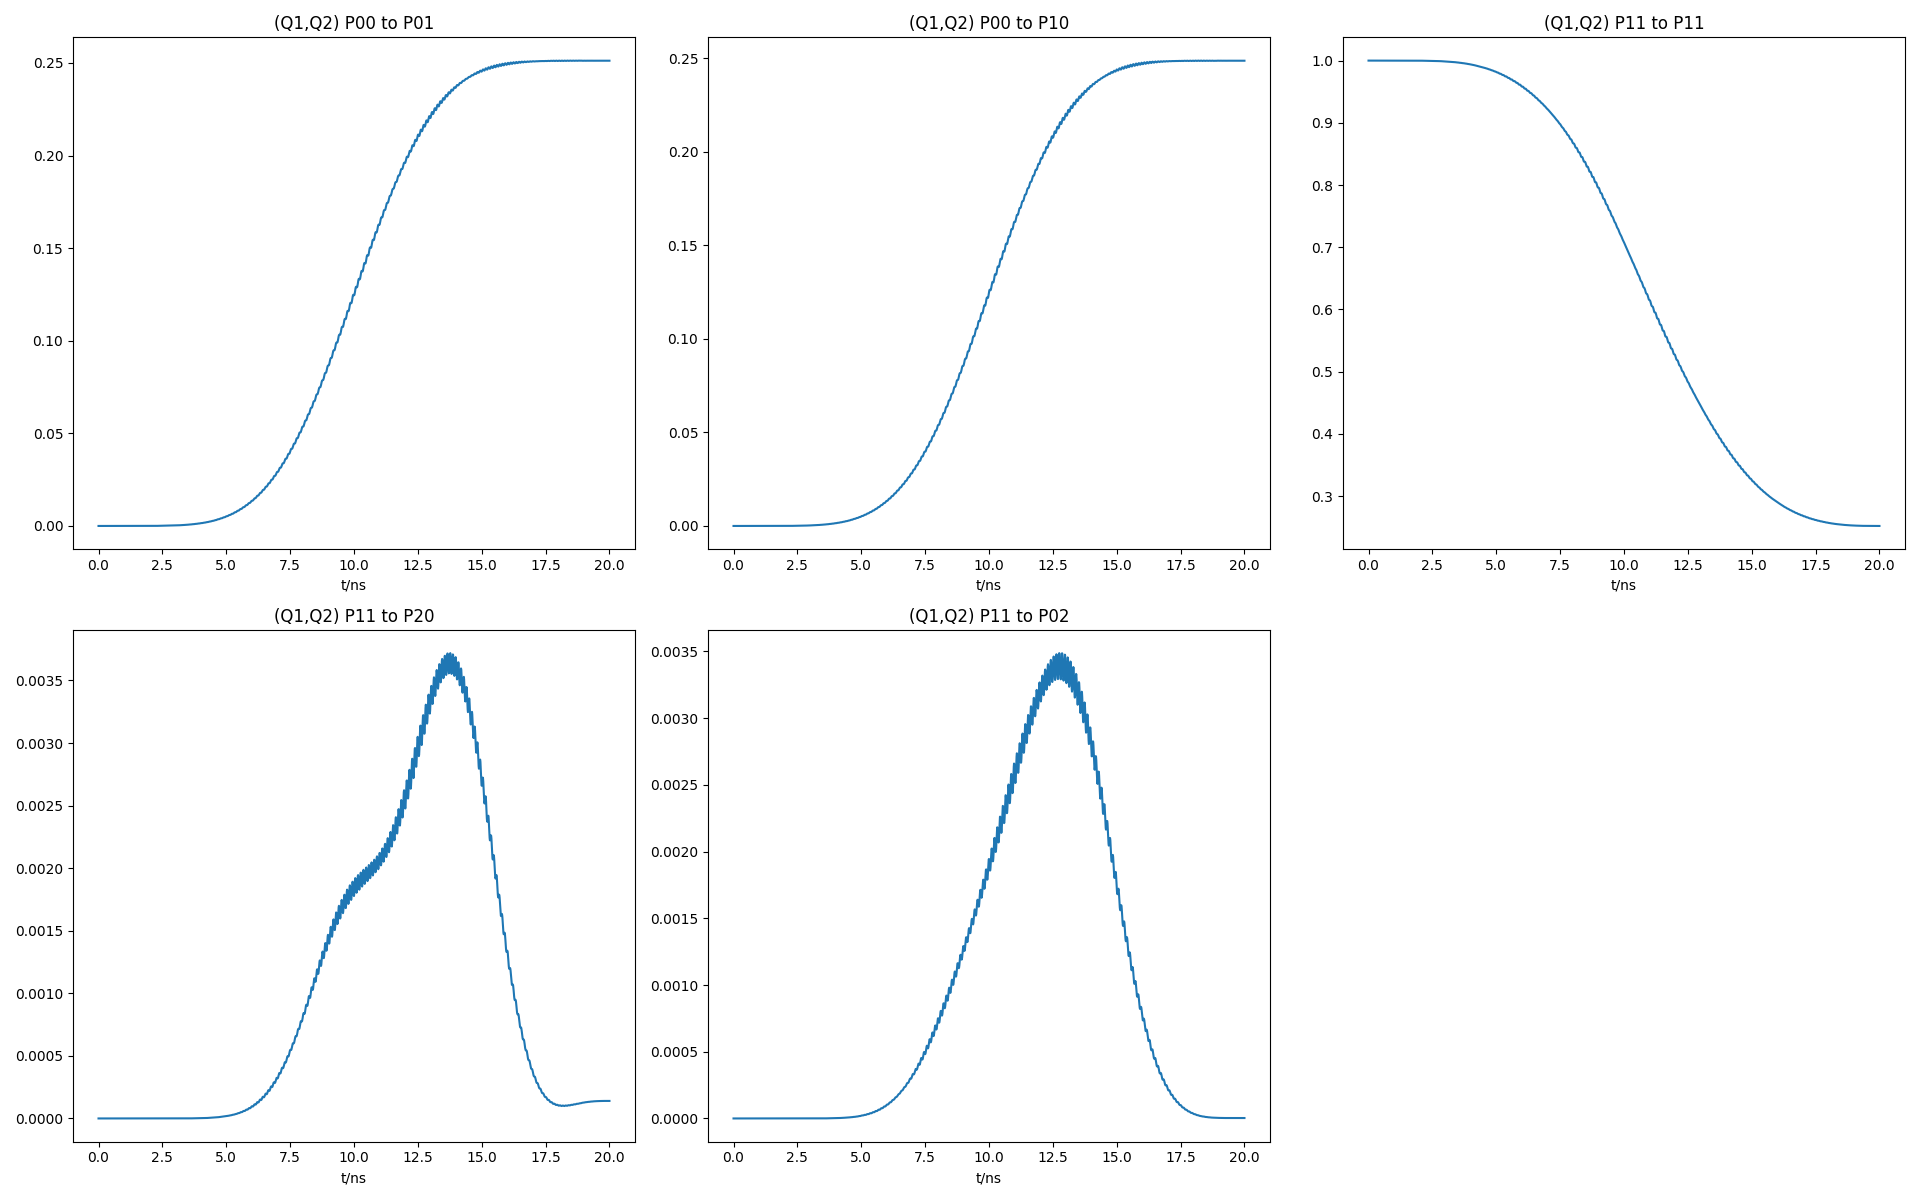

Python code for this plot:
import numpy as np
import QubitSim.model
from matplotlib import pyplot as plt

# 0.Build a quantum circuit.
circuit = QubitSim.model.Circuit()
# ====================================================================
# 1.Parameter list.
# Capacitor:
# C_1: The left qubit's capacitor.
# C_2: The right qubit's capacitor.
# C_3: The middle coupler's capacitor.
# C_12: The capacitor between left qubit and right qubit.
# C_23: The capacitor between right qubit and middle coupler.
# C_13: The capacitor between left qubit and middle coupler.
circuit.C_1 = 88.1E-15+1E-20
circuit.C_2 = 88.1E-15+1E-20
circuit.C_3 = 125.4E-15+1E-20
circuit.C_12 = 6E-16+1E-20
circuit.C_23 = 10.11E-15+1E-20
circuit.C_13 = 10.11E-15+1E-20

# L_off: Off inductance between low coupled notes.
circuit.L_off = 1

# Room temperature resistor of Josephson junction:
# V_test: Voltage using to test room temperature resister.
# R_1_1: The room temperature resistor of first junction of left qubit's DCSQUID.
# R_1_2: The room temperature resistor of second junction of left qubit's DCSQUID.
# R_2_1: The room temperature resistor of first junction of right qubits's DCSQUID.
# R_2_2: The room temperature resistor of second junction of right qubits's DCSQUID.
# R_3_1: The room temperature resistor of first junction of middle coupler's DCSQUID.
# R_3_2: The room temperature resistor of second junction of middle coupler's DCSQUID.
circuit.V_test = 2.8E-4
circuit.R_1_1 = 18000
circuit.R_1_2 = 18000
circuit.R_2_1 = 18000
circuit.R_2_2 = 18000
circuit.R_3_1 = 3000
circuit.R_3_2 = 2000

# Remanence phase:
# phi_r1: The remanence phase of left qubits's DCSQUID.
# phi_r2: The remanence phase of right qubit's DCSQUID.
# phi_r3: The remanence phase of middle coupler's DCSQUID.
# PS: phi_ri/2/pi*PHI_ZERO=Phi_ri.
circuit.phi_r1 = 0.0*np.pi
circuit.phi_r2 = 0.12*np.pi
circuit.phi_r3 = 0.39*np.pi

# Mutual inductance:
# M_z_1: The mutual inductance between signal line 1 and left qubit's DCSQUID.
# M_z_2: The mutual inductance between signal line 2 and right qubit's DCSQUID.
# M_z_3: The mutual inductance between signal line 3 and middle coupler's DCSQUID.
# M_x_1: The mutual inductance between signal line 1 and left qubit's main loop.
# M_x_2: The mutual inductance between signal line 2 and right qubit's main loop.
# M_x_3: The mutual inductance between signal line 3 and middle coupler's main loop.
circuit.M_z_1 = 1E-12
circuit.M_z_2 = 1E-12
circuit.M_z_3 = 1E-12
circuit.M_x_1 = 1E-12
circuit.M_x_2 = 1E-12
circuit.M_x_3 = 1E-12

# t_start: Starting time point.
# t_end: Ending time point.
# t_piece: Piece time.
# operator_order_num.
# trigonometric_function_expand_order_num.
# exponent_function_expand_order_num.
# picture_filename: Filename of picture to be drawed.
# npy_filename: Filename of subspace quantum gate.
circuit.t_start = 0
circuit.t_end = 20E-9
circuit.t_piece = 1E-11
circuit.operator_order_num = 4
circuit.trigonometric_function_expand_order_num = 8
circuit.exponent_function_expand_order_num = 15
circuit.picture_filename = "X2PQ1_X2PQ2.png"
circuit.npy_filename = "X2PQ1_X2PQ2.npy"
circuit.initial()
# ====================================================================
# 2.Setting signals.
Amplitude1 = 0.00365
Amplitude2 = 0.00380
f01_Q1 = 4.7035E9
f01_Q2 = 4.5299E9
phi_Q1 = np.pi-0.3356
phi_Q2 = np.pi-0.3356
Envolope = 1-np.cos(2*np.pi*circuit.t_list/(circuit.t_end-circuit.t_start))
circuit.signal_1 = Amplitude1*Envolope*np.cos(2*np.pi*f01_Q1*circuit.t_list+phi_Q1)
circuit.signal_2 = Amplitude2*Envolope*np.cos(2*np.pi*f01_Q2*circuit.t_list+phi_Q2)
plt.figure()
ax = plt.subplot(1, 2, 1)
ax.plot(circuit.t_list*1E9, circuit.signal_1)
ax.set_title("signal_1")
ax.set_xlabel("t/ns")
ax = plt.subplot(1, 2, 2)
ax.plot(circuit.t_list*1E9, circuit.signal_2)
ax.set_title("signal_2")
ax.set_xlabel("t/ns")
plt.tight_layout()
plt.savefig(fname="X2PQ1_X2PQ2_signal.png")
# 3.Run.
circuit.run()
# 4.Matrix display
X2PQ1_X2PQ2_matrix = np.load(circuit.npy_filename)
print("X2PQ1_X2PQ2_matrix:")
for i in range(4):
    for j in range(4):
        print("%.4f" % np.abs(X2PQ1_X2PQ2_matrix[i][j]), end='_')
        print("%.4f" % np.angle(X2PQ1_X2PQ2_matrix[i][j]), end=',')
    print()

X2PQ1_matrix = np.zeros([2, 2], dtype=complex)
X2PQ1_matrix[0][0] = X2PQ1_X2PQ2_matrix[0][0]/np.sqrt(0.5)
X2PQ1_matrix[0][1] = X2PQ1_X2PQ2_matrix[0][2]/np.sqrt(0.5)
X2PQ1_matrix[1][0] = X2PQ1_X2PQ2_matrix[2][0]/np.sqrt(0.5)
X2PQ1_matrix[1][1] = X2PQ1_X2PQ2_matrix[2][2]/np.sqrt(0.5)
print("\nX2PQ1_matrix:")
print(X2PQ1_matrix)

theta_g_Q1 = (np.angle(X2PQ1_matrix[0][0])+np.angle(X2PQ1_matrix[1][1]))/2.0
phi_Q1 = 2*np.arccos(np.real(X2PQ1_matrix[0][0]/np.exp(complex(0, 1)*theta_g_Q1)))
nx_Q1 = np.imag(X2PQ1_matrix[0][1] /
             np.exp(complex(0, 1)*theta_g_Q1))/(-1)/np.sin(phi_Q1/2)
ny_Q1 = np.real(X2PQ1_matrix[0][1] /
             np.exp(complex(0, 1)*theta_g_Q1))/(-1)/np.sin(phi_Q1/2)
nz_Q1 = np.imag(X2PQ1_matrix[0][0] /
             np.exp(complex(0, 1)*theta_g_Q1))/(-1)/np.sin(phi_Q1/2)
print("theta_g_Q1=%.4f" % theta_g_Q1)
print("phi_Q1=%.4f" % phi_Q1)
print("nx_Q1=%.4f" % nx_Q1)
print("ny_Q1=%.4f" % ny_Q1)
print("nz_Q1=%.4f" % nz_Q1)

X2PQ2_matrix = np.zeros([2, 2], dtype=complex)
X2PQ2_matrix[0][0] = X2PQ1_X2PQ2_matrix[0][0]/np.sqrt(0.5)
X2PQ2_matrix[0][1] = X2PQ1_X2PQ2_matrix[0][1]/np.sqrt(0.5)
X2PQ2_matrix[1][0] = X2PQ1_X2PQ2_matrix[1][0]/np.sqrt(0.5)
X2PQ2_matrix[1][1] = X2PQ1_X2PQ2_matrix[1][1]/np.sqrt(0.5)
print("\nX2PQ2_matrix:")
print(X2PQ2_matrix)

theta_g_Q2 = (np.angle(X2PQ2_matrix[0][0])+np.angle(X2PQ2_matrix[1][1]))/2.0
phi_Q2 = 2*np.arccos(np.real(X2PQ2_matrix[0][0]/np.exp(complex(0, 1)*theta_g_Q2)))
nx_Q2 = np.imag(X2PQ2_matrix[0][1] /
             np.exp(complex(0, 1)*theta_g_Q2))/(-1)/np.sin(phi_Q2/2)
ny_Q2 = np.real(X2PQ2_matrix[0][1] /
             np.exp(complex(0, 1)*theta_g_Q2))/(-1)/np.sin(phi_Q2/2)
nz_Q2 = np.imag(X2PQ2_matrix[0][0] /
             np.exp(complex(0, 1)*theta_g_Q2))/(-1)/np.sin(phi_Q2/2)
print("theta_g_Q2=%.4f" % theta_g_Q2)
print("phi_Q2=%.4f" % phi_Q2)
print("nx_Q2=%.4f" % nx_Q2)
print("ny_Q2=%.4f" % ny_Q2)
print("nz_Q2=%.4f" % nz_Q2)